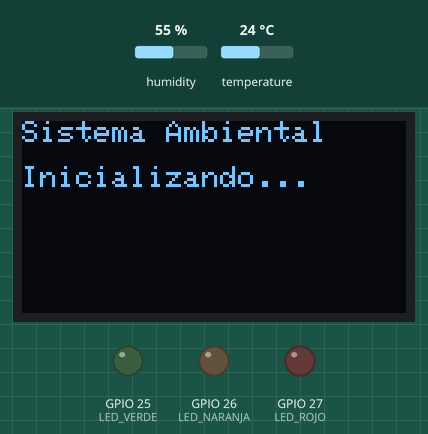
Recording of a program running on a simulated ESP32. On the bench: 128×64 one-colour display, output pins drawn as LEDs (lit = HIGH). Inputs (shaded band) come from the test bench; at power-on: humidity 55 %, temperature 24 °C. WiFi joins after 1.5 s; servers stay silent unless stated; random numbers use the default seed unless the program sets one; no MQTT or app messages arrive unless stated; web services answer with replies made up by the test bench; what the program prints to the serial monitor is not drawn. At 7.9 s the program puts the board to deep sleep or switches it off; the recording ends there.

Above: at 1.1 s.
At 4.3 s:
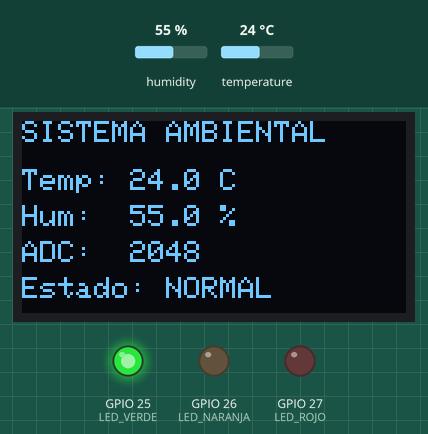
At 5.0 s:
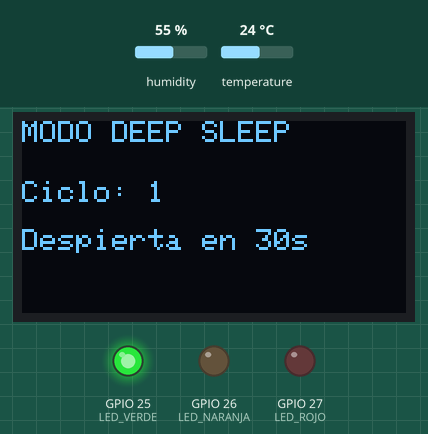
Timing chart, 0 to 7.9 s (numbered marks = the images above):
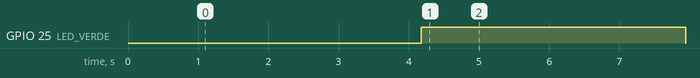

The program:

main.cpp
```cpp
#include <Arduino.h>
#include <WiFi.h>
#include <WiFiClientSecure.h>
#include <PubSubClient.h>
#include <HTTPClient.h>
#include <DHT.h>
#include <Wire.h>
#include <Adafruit_GFX.h>
#include <Adafruit_SSD1306.h>
#include "esp_sleep.h"

// =====================================================
// 1-4. CONFIGURACIÓN (Wi-Fi, HiveMQ, certificado, ThingSpeak)
// =====================================================
// Los valores no secretos están en include/config.h y las
// credenciales en include/secrets.h (copiar de secrets.example.h).
#include "config.h"
#include "secrets.h"
#include "certificado.h"
#include "logica.h"


// =====================================================
// 5. PINES DEL SISTEMA  (ver include/pines.h)
// =====================================================
#include "pines.h"

// =====================================================
// 6. OBJETOS
// =====================================================

DHT dht(DHT_PIN, DHT_TYPE);

Adafruit_SSD1306 display(
    SCREEN_WIDTH,
    SCREEN_HEIGHT,
    &Wire,
    -1
);

// Cliente seguro para MQTT/TLS
WiFiClientSecure espClient;

// Cliente MQTT
PubSubClient client(espClient);

// =====================================================
// 7. VARIABLES DE CONTROL
// =====================================================

unsigned long lastThingSpeak = 0;

// El intervalo de ThingSpeak (thingspeakInterval) está en include/config.h

// =====================================================
// 8. CONEXIÓN Wi-Fi
// =====================================================

void setup_wifi() {

    Serial.println();
    Serial.println("=================================");
    Serial.println("       CONEXIÓN Wi-Fi");
    Serial.println("=================================");

    Serial.print("SSID: ");
    Serial.println(ssid);

    WiFi.mode(WIFI_STA);

    WiFi.begin(ssid, password);

    while (WiFi.status() != WL_CONNECTED) {

        delay(500);

        Serial.print(".");
    }

    Serial.println();
    Serial.println("Wi-Fi conectado correctamente.");

    Serial.print("Dirección IP: ");
    Serial.println(WiFi.localIP());

    Serial.print("RSSI: ");
    Serial.print(WiFi.RSSI());
    Serial.println(" dBm");
}

// =====================================================
// 9. CONEXIÓN MQTT A HIVEMQ CLOUD
// =====================================================

void reconnectMQTT() {

    while (!client.connected()) {

        Serial.println();
        Serial.println("=================================");
        Serial.println("     CONEXIÓN HIVE-MQ CLOUD");
        Serial.println("=================================");

        Serial.println(
            "Intentando conectar mediante MQTT/TLS..."
        );

        // Identificador único del cliente
        String clientId =
            "ESP32-SistemaAmbiental-";

        clientId +=
            String(random(0xffff), HEX);

        if (client.connect(
                clientId.c_str(),
                mqtt_user,
                mqtt_password)) {

            Serial.println(
                "MQTT conectado correctamente."
            );

            Serial.print("Broker: ");
            Serial.println(mqtt_server);

            Serial.print("Puerto TLS: ");
            Serial.println(mqtt_port);

            Serial.print("Topic: ");
            Serial.println(mqtt_topic);

            // Suscripción al topic
            client.subscribe(mqtt_topic);

        } else {

            Serial.print(
                "Error MQTT. Código: "
            );

            Serial.println(
                client.state()
            );

            Serial.println(
                "Reintentando en 5 segundos..."
            );

            delay(5000);
        }
    }
}

// =====================================================
// 10. ENVÍO DE DATOS A THINGSPEAK
// =====================================================

void sendToThingSpeak(
    float temperatura,
    float humedad
) {

    // Comprobar conexión Wi-Fi
    if (WiFi.status() != WL_CONNECTED) {

        Serial.println(
            "Wi-Fi no conectado."
        );

        Serial.println(
            "No se enviarán datos a ThingSpeak."
        );

        return;
    }

    HTTPClient http;

    // Construcción de la URL (include/logica.h)
    char url[256];

    if (construirUrlThingSpeak(
            url,
            sizeof(url),
            thingspeak_server,
            thingspeak_api_key,
            temperatura,
            humedad) < 0) {

        Serial.println("Error: URL de ThingSpeak demasiado larga.");
        return;
    }

    Serial.println();
    Serial.println(
        "Enviando datos a ThingSpeak..."
    );

    // Por seguridad no se muestra la API Key
    Serial.println(
        "Fields: Temperatura + Humedad"
    );

    http.begin(url);

    int httpCode =
        http.GET();

    Serial.print(
        "ThingSpeak HTTP Code: "
    );

    Serial.println(
        httpCode
    );

    if (httpCode > 0) {

        String response =
            http.getString();

        Serial.print(
            "Respuesta ThingSpeak: "
        );

        Serial.println(
            response
        );

        if (httpCode == 200) {

            Serial.println(
                "Datos enviados correctamente a ThingSpeak."
            );

        } else {

            Serial.println(
                "ThingSpeak respondió con un código diferente de 200."
            );
        }

    } else {

        Serial.println(
            "Error al enviar datos a ThingSpeak."
        );
    }

    http.end();
}

// =====================================================
// 11. CONTROL DE LEDS
// =====================================================
//
// Valores utilizados para la demostración académica:
// < 25 °C       = NORMAL
// 25 a 30 °C    = ADVERTENCIA
// > 30 °C       = ALERTA
//
// Estos umbrales corresponden al escenario de simulación
// y no representan límites ambientales universales.
// =====================================================

void controlarLEDs(
    float temperatura
) {

    // Apagar todos los LEDs
    digitalWrite(LED_VERDE, LOW);
    digitalWrite(LED_NARANJA, LOW);
    digitalWrite(LED_ROJO, LOW);

    // La clasificación está en include/logica.h (probada en el PC)
    EstadoAmbiental estado =
        clasificarTemperatura(temperatura);

    if (estado == ESTADO_NORMAL) {
        digitalWrite(LED_VERDE, HIGH);
    } else if (estado == ESTADO_ADVERTENCIA) {
        digitalWrite(LED_NARANJA, HIGH);
    } else {
        digitalWrite(LED_ROJO, HIGH);
    }

    Serial.print("Estado ambiental: ");
    Serial.println(nombreEstado(estado));
}

// =====================================================
// 12. ACTUALIZACIÓN DEL OLED
// =====================================================

void actualizarOLED(
    float temperatura,
    float humedad,
    int adc
) {

    display.clearDisplay();

    display.setTextSize(1);

    display.setTextColor(
        SSD1306_WHITE
    );

    // -----------------------------
    // Título
    // -----------------------------

    display.setCursor(
        0,
        0
    );

    display.println(
        "SISTEMA AMBIENTAL"
    );

    // -----------------------------
    // Temperatura
    // -----------------------------

    display.setCursor(
        0,
        16
    );

    display.print(
        "Temp: "
    );

    display.print(
        temperatura,
        1
    );

    display.println(
        " C"
    );

    // -----------------------------
    // Humedad
    // -----------------------------

    display.setCursor(
        0,
        28
    );

    display.print(
        "Hum:  "
    );

    display.print(
        humedad,
        1
    );

    display.println(
        " %"
    );

    // -----------------------------
    // ADC
    // -----------------------------

    display.setCursor(
        0,
        40
    );

    display.print(
        "ADC:  "
    );

    display.println(
        adc
    );

    // -----------------------------
    // Estado
    // -----------------------------

    display.setCursor(
        0,
        52
    );

    display.println(
        textoEstadoOLED(
            clasificarTemperatura(temperatura)
        )
    );

    display.display();
}
// =====================================================
// MODO DE AHORRO DE ENERGÍA - DEEP SLEEP
// =====================================================

// Contador que SOBREVIVE al deep sleep (memoria RTC).
RTC_DATA_ATTR int contadorCiclos = 0;

void entrarDeepSleep() {

    const uint64_t tiempo_sueno =
        (uint64_t)DEEP_SLEEP_SEGUNDOS * 1000000ULL;

    Serial.println();
    Serial.println("=================================");
    Serial.println("   ENTRANDO EN DEEP SLEEP");
    Serial.println("=================================");
    Serial.print("Ciclo completado: ");
    Serial.println(contadorCiclos);
    Serial.print("Tiempo programado: ");
    Serial.print(DEEP_SLEEP_SEGUNDOS);
    Serial.println(" segundos");

    // Mensaje visible en el OLED antes de dormir
    display.clearDisplay();
    display.setTextSize(1);
    display.setTextColor(SSD1306_WHITE);
    display.setCursor(0, 0);
    display.println("MODO DEEP SLEEP");
    display.setCursor(0, 20);
    display.print("Ciclo: ");
    display.println(contadorCiclos);
    display.setCursor(0, 36);
    display.print("Despierta en ");
    display.print(DEEP_SLEEP_SEGUNDOS);
    display.println("s");
    display.display();
    delay(3000);  // tiempo para ver el mensaje / tomar captura

    // Cerrar conexiones limpiamente
    client.disconnect();
    WiFi.disconnect(true);

    // Apagar la pantalla y los LEDs (en deep sleep los GPIO pierden su estado)
    display.ssd1306_command(SSD1306_DISPLAYOFF);
    digitalWrite(LED_VERDE, LOW);
    digitalWrite(LED_NARANJA, LOW);
    digitalWrite(LED_ROJO, LOW);

    esp_sleep_enable_timer_wakeup(
        tiempo_sueno
    );

    Serial.flush();

    esp_deep_sleep_start();  // no retorna: al despertar se reinicia setup()
}


// =====================================================
// 13. CONFIGURACIÓN INICIAL
// =====================================================

void setup() {

    Serial.begin(
        115200
    );

    delay(1000);

    contadorCiclos++;

    Serial.println();
    Serial.print("Ciclo n.o ");
    Serial.println(contadorCiclos);
    Serial.print("Causa de arranque: ");
    switch (esp_sleep_get_wakeup_cause()) {
        case ESP_SLEEP_WAKEUP_TIMER:
            Serial.println("DESPERTAR POR TEMPORIZADOR (deep sleep)");
            break;
        default:
            Serial.println("encendido / reinicio normal");
            break;
    }

    Serial.println();
    Serial.println(
        "================================="
    );

    Serial.println(
        "     SISTEMA AMBIENTAL IoT"
    );

    Serial.println(
        "             ESP32"
    );

    Serial.println(
        "================================="
    );

    // =================================================
    // CONFIGURACIÓN DE PINES
    // =================================================

    pinMode(
        LED_VERDE,
        OUTPUT
    );

    pinMode(
        LED_NARANJA,
        OUTPUT
    );

    pinMode(
        LED_ROJO,
        OUTPUT
    );

    pinMode(
        POT_PIN,
        INPUT
    );

    // Apagar LEDs inicialmente
    digitalWrite(
        LED_VERDE,
        LOW
    );

    digitalWrite(
        LED_NARANJA,
        LOW
    );

    digitalWrite(
        LED_ROJO,
        LOW
    );

    // =================================================
    // INICIALIZAR DHT22
    // =================================================

    dht.begin();

    Serial.println(
        "DHT22 inicializado."
    );

    // =================================================
    // INICIALIZAR I2C Y OLED
    // =================================================

    Wire.begin(
        OLED_SDA,
        OLED_SCL
    );

    if (
        !display.begin(
            SSD1306_SWITCHCAPVCC,
            OLED_ADDRESS
        )
    ) {

        Serial.println(
            "Error: OLED no encontrado."
        );

    } else {

        Serial.println(
            "OLED inicializado correctamente."
        );

        display.clearDisplay();

        display.setTextSize(1);

        display.setTextColor(
            SSD1306_WHITE
        );

        display.setCursor(
            0,
            0
        );

        display.println(
            "Sistema Ambiental"
        );

        display.setCursor(
            0,
            15
        );

        display.println(
            "Inicializando..."
        );

        display.display();

        delay(1500);
    }

    // =================================================
    // CONEXIÓN Wi-Fi
    // =================================================

    setup_wifi();

    // =================================================
    // CONFIGURACIÓN TLS
    // =================================================

    // Se utiliza el certificado Root CA para validar
    // el servidor HiveMQ Cloud.

    espClient.setCACert(
        root_ca
    );

    Serial.println();

    Serial.println(
        "TLS configurado correctamente."
    );

    Serial.println(
        "Certificado CA configurado mediante setCACert()."
    );

    Serial.print(
        "Puerto MQTT seguro: "
    );

    Serial.println(
        mqtt_port
    );

    // =================================================
    // CONFIGURACIÓN MQTT
    // =================================================

    client.setServer(
        mqtt_server,
        mqtt_port
    );

    Serial.println();

    Serial.println(
        "Servidor MQTT:"
    );

    Serial.println(
        mqtt_server
    );

    Serial.print(
        "Puerto MQTT TLS: "
    );

    Serial.println(
        mqtt_port
    );

    Serial.print(
        "Topic MQTT: "
    );

    Serial.println(
        mqtt_topic
    );

    Serial.println();

    Serial.println(
        "Inicialización completada."
    );
}

// =====================================================
// 14. BUCLE PRINCIPAL
// =====================================================

void loop() {

    // =================================================
    // MANTENER CONEXIÓN MQTT
    // =================================================

    if (!client.connected()) {

        reconnectMQTT();
    }

    client.loop();

    // =================================================
    // LECTURA DEL DHT22
    // =================================================

    float temperatura =
        dht.readTemperature();

    float humedad =
        dht.readHumidity();

    // =================================================
    // VALIDACIÓN DE LOS DATOS
    // =================================================

    if (
        isnan(temperatura) ||
        isnan(humedad)
    ) {

        Serial.println();
        Serial.println(
            "Error al leer el DHT22."
        );

        delay(2000);

        return;
    }

    // =================================================
    // LECTURA DEL ADC
    // =================================================

    int adcValue =
        analogRead(
            POT_PIN
        );

    // =================================================
    // MOSTRAR DATOS EN MONITOR SERIAL
    // =================================================

    Serial.println();

    Serial.println(
        "---------------------------------"
    );

    Serial.print(
        "Temperatura: "
    );

    Serial.print(
        temperatura,
        2
    );

    Serial.println(
        " C"
    );

    Serial.print(
        "Humedad: "
    );

    Serial.print(
        humedad,
        2
    );

    Serial.println(
        " %"
    );

    Serial.print(
        "ADC: "
    );

    Serial.println(
        adcValue
    );

    // =================================================
    // CONTROL DE ACTUADORES
    // =================================================

    controlarLEDs(
        temperatura
    );

    // =================================================
    // ACTUALIZAR OLED
    // =================================================

    actualizarOLED(
        temperatura,
        humedad,
        adcValue
    );

    // =================================================
    // CREAR PAYLOAD JSON
    // =================================================

    char payload[128];

    if (construirPayload(
            payload,
            sizeof(payload),
            temperatura,
            humedad,
            adcValue) < 0) {

        Serial.println("Error: payload demasiado largo.");
        return;
    }

    Serial.println();

    Serial.print(
        "MQTT Payload: "
    );

    Serial.println(
        payload
    );

    // =================================================
    // PUBLICAR DATOS EN HIVEMQ
    // =================================================

    if (
        client.publish(
            mqtt_topic,
            payload
        )
    ) {

        Serial.println(
            "Datos publicados correctamente en HiveMQ."
        );

    } else {

        Serial.println(
            "Error al publicar datos en HiveMQ."
        );
    }

    // =================================================
    // ENVIAR DATOS A THINGSPEAK
    // =================================================

#if USAR_DEEP_SLEEP
    // Con deep sleep el ESP32 se reinicia en cada ciclo, así que
    // se envía siempre (el sueño de 30 s ya respeta el límite de 15 s).
    sendToThingSpeak(
        temperatura,
        humedad
    );
#else
    if (
        intervaloCumplido(
            millis(),
            lastThingSpeak,
            thingspeakInterval
        )
    ) {

        sendToThingSpeak(
            temperatura,
            humedad
        );

        lastThingSpeak =
            millis();
    }
#endif

    // =================================================
    // ESPERA ENTRE CICLOS
    // =================================================

#if USAR_DEEP_SLEEP
    client.loop();   // asegurar que el mensaje MQTT salió
    delay(500);
    entrarDeepSleep();
#else
    delay(5000);
#endif
}
```

Source omitted: certificado.h (2442 bytes), logica.h (3153 bytes), pines.h (540 bytes), secrets.example.h (370 bytes), config.h (917 bytes)

Measured:
- by itself, GPIO 25 (LED_VERDE): LOW → HIGH at 4.2 s, → LOW 3.8 s later
- what the display in image 0 shows lasts 3.1 s, from 1.1 s to 4.2 s
- what the display in image 1 shows lasts 0.7 s, from 4.2 s to 4.9 s
